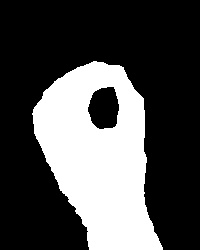
#> input picture Dataset/test/00/0-10.jpg, 200 x 250 px, given in place of the camera
$ jupyter execute --allow-errors sign_language.ipynb   (text cells are left out)
#> lines starting #> are read from the running program, lines starting #| are printed output that depends on the picture; after the words box and inside, x2 and y2 are one past the last pixel; in counts of white or black regions, pixels touching at a corner belong together
[cell 1]
import cv2
import tensorflow as tf
from tensorflow.keras.preprocessing.image import ImageDataGenerator
from tensorflow.keras.models import Sequential
from tensorflow.keras.layers import Dense, Dropout, Conv2D, MaxPooling2D, Flatten, Dense
from tensorflow.keras.optimizers import Adam, SGD
from tensorflow.keras.callbacks import ReduceLROnPlateau, EarlyStopping
import numpy as np
import matplotlib.pyplot as plt

[cell 2]
def segmentation(frame, threshold=40):

    global background

    diff = cv2.absdiff(background.astype("uint8"), frame)

    _, processed_frame = cv2.threshold(
        diff,
        threshold,
        255,
        cv2.THRESH_BINARY
    )

    contours, _ = cv2.findContours(processed_frame, cv2.RETR_EXTERNAL, cv2.CHAIN_APPROX_SIMPLE)

    if len(contours) == 0:
        return None
    else :
        contours = max(contours, key=cv2.contourArea)

    return (processed_frame, contours)

[cell 3]
# Camera Initialization
cam = cv2.VideoCapture(0, cv2.CAP_V4L2)


# ROI (Region of Interest)
TOP = 50
BOTTOM = 300
RIGHT = 50
LEFT = 250

# Global Variables
background = None
count = 0
digit = 0
sample_num = 0


while True:

    value, frame = cam.read()
#> frame is the input picture: shape (250, 200, 3); min 0, max 255, mean 77.7


    frame_copy = frame.copy()
    frame_copy = cv2.flip(frame_copy, 1) # (mirror effect)
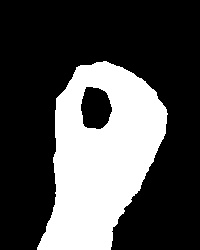
#> frame_copy: shape (250, 200, 3); min 0, max 255, mean 77.7


    roi = frame_copy[TOP:BOTTOM, RIGHT:LEFT]
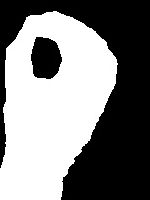
#> roi: shape (200, 150, 3); min 0, max 255, mean 127.7

    # Preprocessing
    roi_gray = cv2.cvtColor(roi, cv2.COLOR_BGR2GRAY)
    roi_gray = cv2.GaussianBlur(roi_gray, (7, 7), 0)
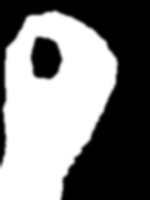
#> roi_gray: shape (200, 150); min 0, max 255, mean 127.7


    if background is None:
        background = roi_gray.copy().astype("float")

    # Draw ROI rectangle
    cv2.rectangle(frame_copy, (RIGHT, TOP), (LEFT, BOTTOM), (0, 255, 0), 2)
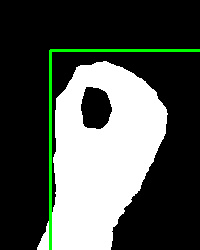
#> frame_copy: shape (250, 200, 3); 2.09% of pixels changed, all inside (x1, y1, x2, y2) = (49, 49, 200, 250)


    # Background learning (first 30 frames)
    if count < 30:
        cv2.accumulateWeighted(roi_gray, background, 0.5)
        cv2.putText(frame_copy, "Loading ...", (280, 280), cv2.FONT_HERSHEY_SIMPLEX, 1.5, (255, 255, 255), 2)


    collection = segmentation(roi_gray)
#> in segmentation, `diff = cv2.absdiff(background.astype("uint8"), frame)`: diff: shape (200, 150); every value is 0
#> in segmentation, `contours, _ = cv2.findContours(processed_frame, cv2.RETR_EXTERNAL, cv2..`: contours = []

    if collection is not None:
        roi_processed, contours = collection
        cv2.drawContours(
                        frame_copy,
                        [contours+(RIGHT, TOP)], # this is for alignment of contours with original frame
                        -1, # draw all contours
                        (0,0,255),
                        2
                                    )
        cv2.imshow("Processed", roi_processed)
        if k == ord(" "):
            cv2.putText(frame_copy, str(sample_num)+ "Gesture ("+ str(digit)+")", (70, 45), cv2.FONT_HERSHEY_SIMPLEX, 1, (255, 255, 255), 2)
            cv2.imwrite("gesture/train/" + str(digit) + "/" + str(digit) +"-" + str(sample_num) + ".jpg", roi_processed)
            sample_num += 1

    # Show camera
    cv2.putText(frame_copy, "Gesture ("+ str(digit)+")", (60, 350), cv2.FONT_HERSHEY_SIMPLEX, 1, (255, 255, 255), 2)
    cv2.imshow("Camera", frame_copy)
    count += 1

    # Exit with ESC
    k = cv2.waitKey(1)
#> (key Esc is pressed here)
    if k == 27:
        break

    elif k == 13: # press (Enter) key to switch to next gesture

        digit = (digit + 1) % 11
        sample_num = 0


cam.release()
cv2.destroyAllWindows()

$ run again, on Dataset/test/00/0-193.jpg
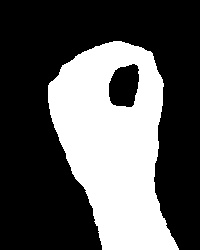
#> input picture Dataset/test/00/0-193.jpg, 200 x 250 px, given in place of the camera
#> frame is the input picture: shape (250, 200, 3); min 0, max 255, mean 87.3
#> `roi_gray = cv2.GaussianBlur(roi_gray, (7, 7), 0)`:
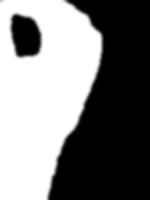
#> roi_gray: shape (200, 150); min 0, max 255, mean 124.9
#> `cv2.rectangle(frame_copy, (RIGHT, TOP), (LEFT, BOTTOM), (0, 255, 0), 2)`:
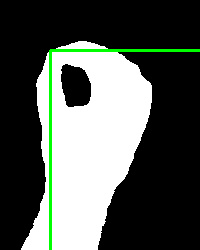
#> frame_copy: shape (250, 200, 3); mean B, G, R 83.3, 88.6, 83.3
#> diff: shape (200, 150); every value is 0
#> contours = []

$ run again, on Dataset/test/00/0-301.jpg
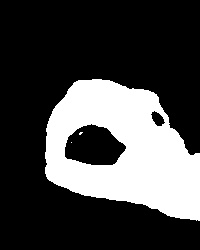
#> input picture Dataset/test/00/0-301.jpg, 200 x 250 px, given in place of the camera
#> frame is the input picture: shape (250, 200, 3); min 0, max 255, mean 69.8
#> `roi_gray = cv2.GaussianBlur(roi_gray, (7, 7), 0)`:
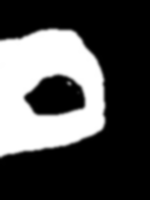
#> roi_gray: shape (200, 150); min 0, max 255, mean 79.7
#> `cv2.rectangle(frame_copy, (RIGHT, TOP), (LEFT, BOTTOM), (0, 255, 0), 2)`:
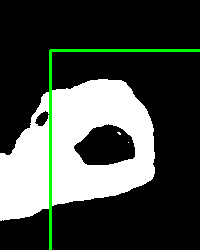
#> frame_copy: shape (250, 200, 3); mean B, G, R 68, 73.3, 68
#> diff: shape (200, 150); every value is 0
#> contours = []
